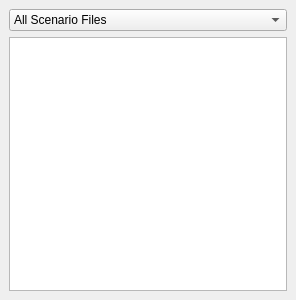
<?xml version="1.0" encoding="UTF-8"?>
<ui version="4.0">
 <class>TaskListDockWidget</class>
 <widget class="QDockWidget" name="TaskListDockWidget">
  <property name="geometry">
   <rect>
    <x>0</x>
    <y>0</y>
    <width>296</width>
    <height>300</height>
   </rect>
  </property>
  <property name="windowTitle">
   <string>Task List</string>
  </property>
  <widget class="QWidget" name="mTaskWidget">
   <layout class="QGridLayout" name="mTaskLayout">
    <item row="1" column="0">
     <widget class="QTableWidget" name="mTaskTable">
      <property name="selectionBehavior">
       <enum>QAbstractItemView::SelectRows</enum>
      </property>
     </widget>
    </item>
    <item row="0" column="0">
     <widget class="QComboBox" name="mFilterBox">
      <property name="toolTip">
       <string>Change this to filter the Task List.</string>
      </property>
      <item>
       <property name="text">
        <string>All Scenario Files</string>
       </property>
      </item>
      <item>
       <property name="text">
        <string>Open Scenario Files</string>
       </property>
      </item>
      <item>
       <property name="text">
        <string>Current Scenario File</string>
       </property>
      </item>
     </widget>
    </item>
   </layout>
  </widget>
 </widget>
 <resources/>
 <connections/>
</ui>
